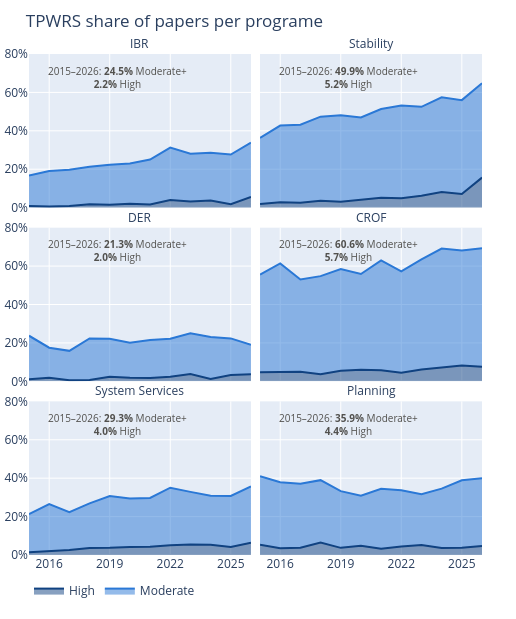

The code cell stored with this chart in its notebook:
### Markdown cell above
## 4. Programme coverage over time

One facet per programme, with the two thresholds drawn as **nested bands**: the dark band is High, the
band above it takes the stack up to Moderate+. High is anchored to the baseline, so its growth reads
against a flat reference instead of floating on top of a moving segment.

The y-axis is shared, which is what makes the facets comparable - CROF and Stability reach two to three
times as many papers as DER. A `Low` line is not plotted because it is exactly `100 - Moderate - High`.

### Code cell
coverage_share = share_by("Year", "PRP_Name", totals=papers_per_year)

coverage_bands = (
    coverage_share.pivot(index=["Year", "PRP_Name"], columns="Threshold", values="Share")
    .assign(Moderate=lambda frame: frame["Moderate+"] - frame["High"])
    .reset_index()
)
all_year_coverage = (
    coverage_share.groupby(["Threshold", "PRP_Name"], as_index=False)[["Papers_Reaching", "Papers_Total"]]
    .sum()
    .assign(Year="all")
)
all_year_coverage["Share"] = 100 * all_year_coverage["Papers_Reaching"] / all_year_coverage["Papers_Total"]

coverage_fig = px.area(coverage_bands,
                    x="Year", y=["High", "Moderate"], color_discrete_map={"High": LEVEL_COLORS["High"], "Moderate": LEVEL_COLORS["Moderate"]},
    facet_col="PRP_Name", facet_col_wrap=2, facet_row_spacing=0.04,
    # labels={"value": "Share of papers (%)", "variable": "Threshold"},
    category_orders={"PRP_Name": PROGRAMME_ORDER, "variable": ["High", "Moderate"]},
)
coverage_fig.update_layout(
    width=FIGURE_DIM[0],height=FIGURE_DIM[1]*2, title=dict(text="TPWRS share of papers per programe"),
    legend=dict(title_text="", orientation="h", yanchor="bottom", y=-0.1, xanchor="left", x=0),
)
coverage_fig.update_yaxes(title=None, range=[0, 80],ticksuffix="%", dtick=20)
coverage_fig.update_xaxes(title=None, dtick=3)

n = 4
coverage_fig.update_layout(margin=dict(l=n, r=n+30, t=n+50, b=n+60))
for annotation in coverage_fig.layout.annotations:
    annotation.text = annotation.text.split("=", 1)[-1]


coverage_totals = (
    all_year_coverage
    .pivot(index="PRP_Name", columns="Threshold", values="Share")
    # .reindex(PROGRAMME_ORDER)
)

for subplot_title in coverage_fig.layout.annotations:
    programme = subplot_title.text
    values = coverage_totals.loc[programme]

    coverage_fig.add_annotation(
        x=subplot_title.x - 0.05,
        y=subplot_title.y - 0.015,
        xref="paper",
        yref="paper",
        text=(
            f"2015–2026: <b>{values['Moderate+']:.1f}%</b> Moderate+"
            f"<br><b>{values['High']:.1f}%</b> High"
        ),
        showarrow=False,
        xanchor="center",
        yanchor="top",
        font=dict(color=INK_SECONDARY, size=10),
    )

coverage_fig.show()

### Figure 1 — Plotly figure (JSON) as saved in the notebook; plotly's stock layout.template omitted (floating-point values rounded to 4 significant figures)
{"data": [{"fillpattern": {"shape": ""}, "hovertemplate": "variable=High<br>PRP_Name=IBR<br>Year=%{x}<br>value=%{y}<extra></extra>", "legendgroup": "High", "line": {"color": "#104281"}, "marker": {"symbol": "circle"}, "mode": "lines", "name": "High", "orientation": "v", "showlegend": true, "stackgroup": "1", "type": "scatter", "x": [2015, 2016, 2017, 2018, 2019, 2020, 2021, 2022, 2023, 2024, 2025, 2026], "xaxis": "x5", "y": [0.838, 0.565, 0.8032, 1.707, 1.566, 2.07, 1.61, 3.991, 3.206, 3.654, 1.77, 5.587], "yaxis": "y5"}, {"fillpattern": {"shape": ""}, "hovertemplate": "variable=Moderate<br>PRP_Name=IBR<br>Year=%{x}<br>value=%{y}<extra></extra>", "legendgroup": "Moderate", "line": {"color": "#2a78d6"}, "marker": {"symbol": "circle"}, "mode": "lines", "name": "Moderate", "orientation": "v", "showlegend": true, "stackgroup": "1", "type": "scatter", "x": [2015, 2016, 2017, 2018, 2019, 2020, 2021, 2022, 2023, 2024, 2025, 2026], "xaxis": "x5", "y": [15.92, 18.46, 18.88, 19.63, 20.74, 20.91, 23.43, 27.27, 24.85, 24.92, 25.88, 28.21], "yaxis": "y5"}, {"fillpattern": {"shape": ""}, "hovertemplate": "variable=High<br>PRP_Name=Stability<br>Year=%{x}<br>value=%{y}<extra></extra>", "legendgroup": "High", "line": {"color": "#104281"}, "marker": {"symbol": "circle"}, "mode": "lines", "name": "High", "orientation": "v", "showlegend": false, "stackgroup": "1", "type": "scatter", "x": [2015, 2016, 2017, 2018, 2019, 2020, 2021, 2022, 2023, 2024, 2025, 2026], "xaxis": "x6", "y": [1.955, 2.825, 2.61, 3.556, 3.131, 4.141, 5.188, 4.878, 6.212, 8.14, 7.08, 15.64], "yaxis": "y6"}, {"fillpattern": {"shape": ""}, "hovertemplate": "variable=Moderate<br>PRP_Name=Stability<br>Year=%{x}<br>value=%{y}<extra></extra>", "legendgroup": "Moderate", "line": {"color": "#2a78d6"}, "marker": {"symbol": "circle"}, "mode": "lines", "name": "Moderate", "orientation": "v", "showlegend": false, "stackgroup": "1", "type": "scatter", "x": [2015, 2016, 2017, 2018, 2019, 2020, 2021, 2022, 2023, 2024, 2025, 2026], "xaxis": "x6", "y": [34.36, 39.92, 40.56, 43.81, 45.01, 42.86, 46.15, 48.34, 46.29, 49.34, 48.89, 49.16], "yaxis": "y6"}, {"fillpattern": {"shape": ""}, "hovertemplate": "variable=High<br>PRP_Name=DER<br>Year=%{x}<br>value=%{y}<extra></extra>", "legendgroup": "High", "line": {"color": "#104281"}, "marker": {"symbol": "circle"}, "mode": "lines", "name": "High", "orientation": "v", "showlegend": false, "stackgroup": "1", "type": "scatter", "x": [2015, 2016, 2017, 2018, 2019, 2020, 2021, 2022, 2023, 2024, 2025, 2026], "xaxis": "x3", "y": [1.117, 1.883, 0.6024, 0.7112, 2.348, 1.863, 1.789, 2.439, 3.808, 1.163, 3.319, 3.631], "yaxis": "y3"}, {"fillpattern": {"shape": ""}, "hovertemplate": "variable=Moderate<br>PRP_Name=DER<br>Year=%{x}<br>value=%{y}<extra></extra>", "legendgroup": "Moderate", "line": {"color": "#2a78d6"}, "marker": {"symbol": "circle"}, "mode": "lines", "name": "Moderate", "orientation": "v", "showlegend": false, "stackgroup": "1", "type": "scatter", "x": [2015, 2016, 2017, 2018, 2019, 2020, 2021, 2022, 2023, 2024, 2025, 2026], "xaxis": "x3", "y": [22.63, 15.63, 15.26, 21.62, 19.77, 18.22, 19.68, 19.73, 21.24, 21.93, 19.03, 15.36], "yaxis": "y3"}, {"fillpattern": {"shape": ""}, "hovertemplate": "variable=High<br>PRP_Name=CROF<br>Year=%{x}<br>value=%{y}<extra></extra>", "legendgroup": "High", "line": {"color": "#104281"}, "marker": {"symbol": "circle"}, "mode": "lines", "name": "High", "orientation": "v", "showlegend": false, "stackgroup": "1", "type": "scatter", "x": [2015, 2016, 2017, 2018, 2019, 2020, 2021, 2022, 2023, 2024, 2025, 2026], "xaxis": "x4", "y": [4.749, 4.708, 5.02, 3.698, 5.479, 6.004, 5.725, 4.435, 6.212, 7.143, 8.186, 7.542], "yaxis": "y4"}, {"fillpattern": {"shape": ""}, "hovertemplate": "variable=Moderate<br>PRP_Name=CROF<br>Year=%{x}<br>value=%{y}<extra></extra>", "legendgroup": "Moderate", "line": {"color": "#2a78d6"}, "marker": {"symbol": "circle"}, "mode": "lines", "name": "Moderate", "orientation": "v", "showlegend": false, "stackgroup": "1", "type": "scatter", "x": [2015, 2016, 2017, 2018, 2019, 2020, 2021, 2022, 2023, 2024, 2025, 2026], "xaxis": "x4", "y": [50.84, 56.69, 47.99, 51.07, 53.03, 49.9, 57.25, 52.77, 57.31, 61.96, 59.96, 61.73], "yaxis": "y4"}, {"fillpattern": {"shape": ""}, "hovertemplate": "variable=High<br>PRP_Name=System Services<br>Year=%{x}<br>value=%{y}<extra></extra>", "legendgroup": "High", "line": {"color": "#104281"}, "marker": {"symbol": "circle"}, "mode": "lines", "name": "High", "orientation": "v", "showlegend": false, "stackgroup": "1", "type": "scatter", "x": [2015, 2016, 2017, 2018, 2019, 2020, 2021, 2022, 2023, 2024, 2025, 2026], "xaxis": "x", "y": [1.397, 2.072, 2.61, 3.698, 3.718, 4.141, 4.293, 5.1, 5.411, 5.316, 4.204, 6.425], "yaxis": "y"}, {"fillpattern": {"shape": ""}, "hovertemplate": "variable=Moderate<br>PRP_Name=System Services<br>Year=%{x}<br>value=%{y}<extra></extra>", "legendgroup": "Moderate", "line": {"color": "#2a78d6"}, "marker": {"symbol": "circle"}, "mode": "lines", "name": "Moderate", "orientation": "v", "showlegend": false, "stackgroup": "1", "type": "scatter", "x": [2015, 2016, 2017, 2018, 2019, 2020, 2021, 2022, 2023, 2024, 2025, 2026], "xaxis": "x", "y": [19.83, 24.48, 19.68, 23.19, 27.01, 25.26, 25.4, 29.93, 27.45, 25.58, 26.55, 29.33], "yaxis": "y"}, {"fillpattern": {"shape": ""}, "hovertemplate": "variable=High<br>PRP_Name=Planning<br>Year=%{x}<br>value=%{y}<extra></extra>", "legendgroup": "High", "line": {"color": "#104281"}, "marker": {"symbol": "circle"}, "mode": "lines", "name": "High", "orientation": "v", "showlegend": false, "stackgroup": "1", "type": "scatter", "x": [2015, 2016, 2017, 2018, 2019, 2020, 2021, 2022, 2023, 2024, 2025, 2026], "xaxis": "x2", "y": [5.307, 3.578, 3.815, 6.543, 3.718, 4.762, 3.22, 4.435, 5.21, 3.654, 3.761, 4.749], "yaxis": "y2"}, {"fillpattern": {"shape": ""}, "hovertemplate": "variable=Moderate<br>PRP_Name=Planning<br>Year=%{x}<br>value=%{y}<extra></extra>", "legendgroup": "Moderate", "line": {"color": "#2a78d6"}, "marker": {"symbol": "circle"}, "mode": "lines", "name": "Moderate", "orientation": "v", "showlegend": false, "stackgroup": "1", "type": "scatter", "x": [2015, 2016, 2017, 2018, 2019, 2020, 2021, 2022, 2023, 2024, 2025, 2026], "xaxis": "x2", "y": [35.75, 34.27, 33.33, 32.43, 29.55, 26.09, 31.31, 29.27, 26.45, 30.9, 35.18, 35.2], "yaxis": "y2"}], "layout": {"annotations": [{"showarrow": false, "text": "System Services", "x": 0.245, "xanchor": "center", "xref": "paper", "y": 0.3067, "yanchor": "bottom", "yref": "paper"}, {"showarrow": false, "text": "Planning", "x": 0.755, "xanchor": "center", "xref": "paper", "y": 0.3067, "yanchor": "bottom", "yref": "paper"}, {"showarrow": false, "text": "DER", "x": 0.245, "xanchor": "center", "xref": "paper", "y": 0.6533, "yanchor": "bottom", "yref": "paper"}, {"showarrow": false, "text": "CROF", "x": 0.755, "xanchor": "center", "xref": "paper", "y": 0.6533, "yanchor": "bottom", "yref": "paper"}, {"showarrow": false, "text": "IBR", "x": 0.245, "xanchor": "center", "xref": "paper", "y": 1.0, "yanchor": "bottom", "yref": "paper"}, {"showarrow": false, "text": "Stability", "x": 0.755, "xanchor": "center", "xref": "paper", "y": 1.0, "yanchor": "bottom", "yref": "paper"}, {"font": {"color": "#52514e", "size": 10}, "showarrow": false, "text": "2015–2026: <b>29.3%</b> Moderate+<br><b>4.0%</b> High", "x": 0.195, "xanchor": "center", "xref": "paper", "y": 0.2917, "yanchor": "top", "yref": "paper"}, {"font": {"color": "#52514e", "size": 10}, "showarrow": false, "text": "2015–2026: <b>35.9%</b> Moderate+<br><b>4.4%</b> High", "x": 0.705, "xanchor": "center", "xref": "paper", "y": 0.2917, "yanchor": "top", "yref": "paper"}, {"font": {"color": "#52514e", "size": 10}, "showarrow": false, "text": "2015–2026: <b>21.3%</b> Moderate+<br><b>2.0%</b> High", "x": 0.195, "xanchor": "center", "xref": "paper", "y": 0.6383, "yanchor": "top", "yref": "paper"}, {"font": {"color": "#52514e", "size": 10}, "showarrow": false, "text": "2015–2026: <b>60.6%</b> Moderate+<br><b>5.7%</b> High", "x": 0.705, "xanchor": "center", "xref": "paper", "y": 0.6383, "yanchor": "top", "yref": "paper"}, {"font": {"color": "#52514e", "size": 10}, "showarrow": false, "text": "2015–2026: <b>24.5%</b> Moderate+<br><b>2.2%</b> High", "x": 0.195, "xanchor": "center", "xref": "paper", "y": 0.985, "yanchor": "top", "yref": "paper"}, {"font": {"color": "#52514e", "size": 10}, "showarrow": false, "text": "2015–2026: <b>49.9%</b> Moderate+<br><b>5.2%</b> High", "x": 0.705, "xanchor": "center", "xref": "paper", "y": 0.985, "yanchor": "top", "yref": "paper"}], "height": 619.2, "legend": {"orientation": "h", "title": {"text": ""}, "tracegroupgap": 0, "x": 0, "xanchor": "left", "y": -0.1, "yanchor": "bottom"}, "margin": {"b": 64, "l": 4, "r": 34, "t": 54}, "title": {"text": "TPWRS share of papers per programe"}, "width": 516, "xaxis": {"anchor": "y", "domain": [0, 0.49], "dtick": 3, "title": {}}, "xaxis2": {"anchor": "y2", "domain": [0.51, 1], "dtick": 3, "matches": "x", "title": {}}, "xaxis3": {"anchor": "y3", "domain": [0, 0.49], "dtick": 3, "matches": "x", "showticklabels": false, "title": {}}, "xaxis4": {"anchor": "y4", "domain": [0.51, 1], "dtick": 3, "matches": "x", "showticklabels": false, "title": {}}, "xaxis5": {"anchor": "y5", "domain": [0, 0.49], "dtick": 3, "matches": "x", "showticklabels": false, "title": {}}, "xaxis6": {"anchor": "y6", "domain": [0.51, 1], "dtick": 3, "matches": "x", "showticklabels": false, "title": {}}, "yaxis": {"anchor": "x", "domain": [0, 0.3067], "dtick": 20, "range": [0, 80], "ticksuffix": "%", "title": {}}, "yaxis2": {"anchor": "x2", "domain": [0, 0.3067], "dtick": 20, "matches": "y", "range": [0, 80], "showticklabels": false, "ticksuffix": "%", "title": {}}, "yaxis3": {"anchor": "x3", "domain": [0.3467, 0.6533], "dtick": 20, "matches": "y", "range": [0, 80], "ticksuffix": "%", "title": {}}, "yaxis4": {"anchor": "x4", "domain": [0.3467, 0.6533], "dtick": 20, "matches": "y", "range": [0, 80], "showticklabels": false, "ticksuffix": "%", "title": {}}, "yaxis5": {"anchor": "x5", "domain": [0.6933, 1.0], "dtick": 20, "matches": "y", "range": [0, 80], "ticksuffix": "%", "title": {}}, "yaxis6": {"anchor": "x6", "domain": [0.6933, 1.0], "dtick": 20, "matches": "y", "range": [0, 80], "showticklabels": false, "ticksuffix": "%", "title": {}}}}
